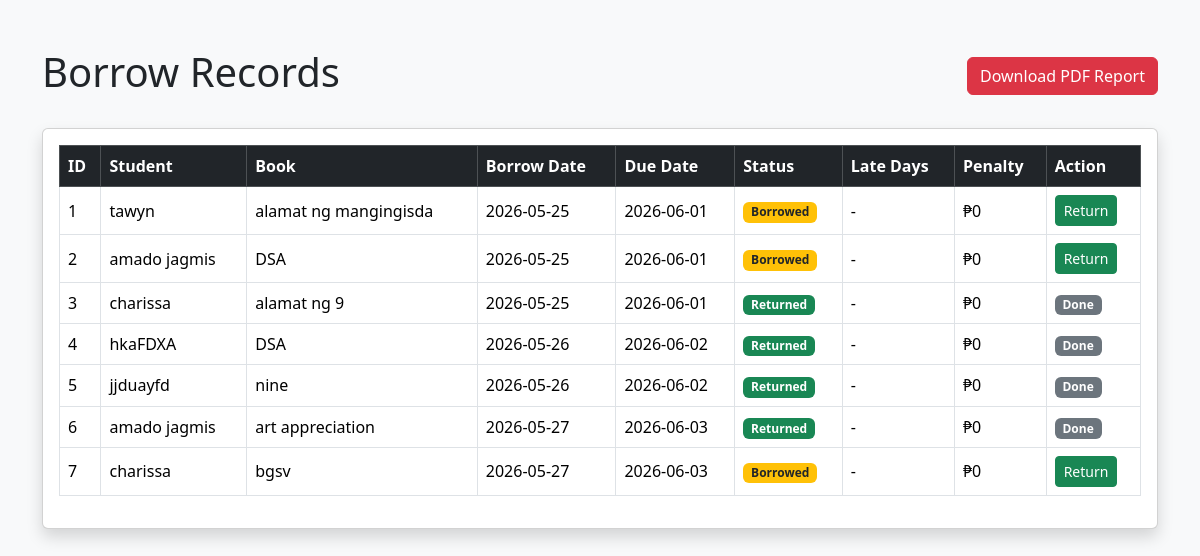
Before: /borrow_records (signed in) with the older database file.
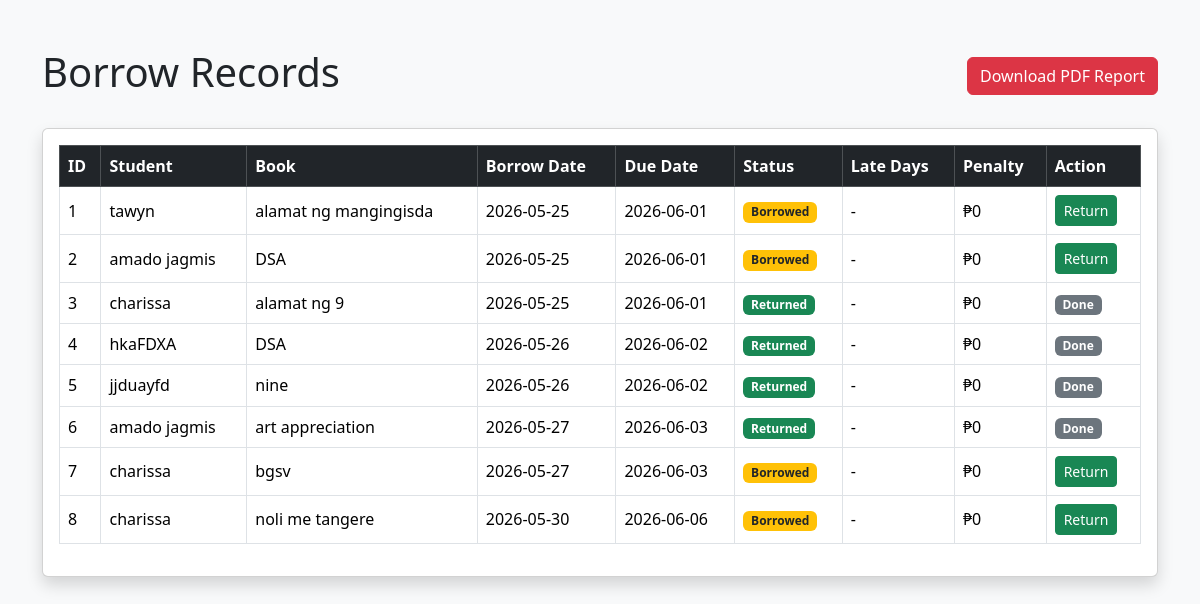
After: the same page with the newer database file.
### tables this page shows
CREATE TABLE borrow_books (
    id INTEGER PRIMARY KEY AUTOINCREMENT,
    student_name TEXT NOT NULL,
    book_id INTEGER NOT NULL,
    book_title TEXT NOT NULL,
    borrow_date TEXT NOT NULL,
    due_date TEXT NOT NULL,
    status TEXT NOT NULL
);

### app.py (the view)
@app.route('/borrow_records')
@login_required
def borrow_records():
    conn = sqlite3.connect('database.db')
    cursor = conn.cursor()
    cursor.execute("SELECT * FROM borrow_books")
    records = cursor.fetchall()
    conn.close()
    current_date = datetime.now()
    updated_records = []
    for record in records:
        due_date = datetime.strptime(record[5], '%Y-%m-%d')
        late_days = 0
        penalty = 0
        status = record[6]
        if (
            current_date > due_date
            and status == 'Borrowed'
        ):
            late_days = (
                current_date - due_date
            ).days
            penalty = late_days * 5
            status = 'Overdue'
        updated_records.append({
            'id': record[0],
            'student': record[1],
            'book': record[3],
            'borrow_date': record[4],
            'due_date': record[5],
            'status': status,
            'late_days': late_days,
            'penalty': penalty
        })
    return render_template(
        'borrow_records.html',
        records=updated_records
    )

### app.py (called while the page is built)
def login_required(f):
    @wraps(f)
    def decorated_function(*args, **kwargs):
        if 'user' not in session:
            return redirect('/login')
        return f(*args, **kwargs)
    return decorated_function

### templates/borrow_records.html (shortened to what this page needs)
<!DOCTYPE html>
<html>
<head>
    <link href="https://cdn.jsdelivr.net/npm/bootstrap@5.3.3/dist/css/bootstrap.min.css" rel="stylesheet">
</head>
<body class="bg-light">
<div class="container mt-5">
    <div class="d-flex justify-content-between align-items-center mb-4">
        <h1>Borrow Records</h1>
        <a href="/generate_report" class="btn btn-danger">
            Download PDF Report
        </a>
    </div>
    <div class="card shadow p-3">
        <table class="table table-bordered table-hover align-middle">
            <thead class="table-dark">
                <tr>
                    <th>ID</th>
                    <th>Student</th>
                    <th>Book</th>
                    <th>Borrow Date</th>
                    <th>Due Date</th>
                    <th>Status</th>
                    <th>Late Days</th>
                    <th>Penalty</th>
                    <th>Action</th>
                </tr>
            </thead>
            <tbody>
                {% for record in records %}
                <tr>
                    <td>{{ record.id }}</td>
                    <td>{{ record.student }}</td>
                    <td>{{ record.book }}</td>
                    <td>{{ record.borrow_date }}</td>
                    <td>{{ record.due_date }}</td>
                    <td>
                        {% if record.status == 'Overdue' %}
                        <span class="badge bg-danger">
                            Overdue
                        </span>
                        {% elif record.status == 'Returned' %}
                        <span class="badge bg-success">
                            Returned
                        </span>
                        {% else %}
                        <span class="badge bg-warning text-dark">
                            Borrowed
                        </span>
                        {% endif %}
                    </td>
                    <td>
                        {% if record.late_days > 0 %}
                            {{ record.late_days }} days
                        {% else %}
                            -
                        {% endif %}
                    </td>
                    <td>
                        {% if record.penalty > 0 %}
                            ₱{{ record.penalty }}
                        {% else %}
                            ₱0
                        {% endif %}
                    </td>
                    <td>
                        {% if record.status != 'Returned' %}
                        <a
                            href="/return_book/{{ record.id }}"
                            class="btn btn-success btn-sm"
                        >
                            Return
                        </a>
                        {% else %}
                        <span class="badge bg-secondary">
                            Done
                        </span>
                        {% endif %}
                    </td>
                </tr>
                {% endfor %}
            </tbody>
        </table>
    </div>
</div>
</body>
</html>

Changed rows visible on the page:
added borrow_books: id "8", student "charissa", book "noli me tangere", borrow_date "2026-05-30", due_date "2026-06-06", status "Borrowed"
